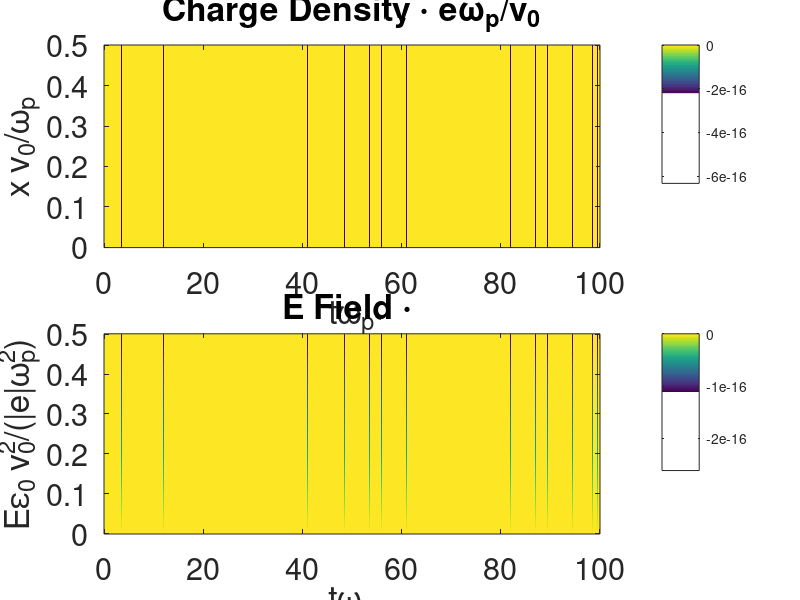
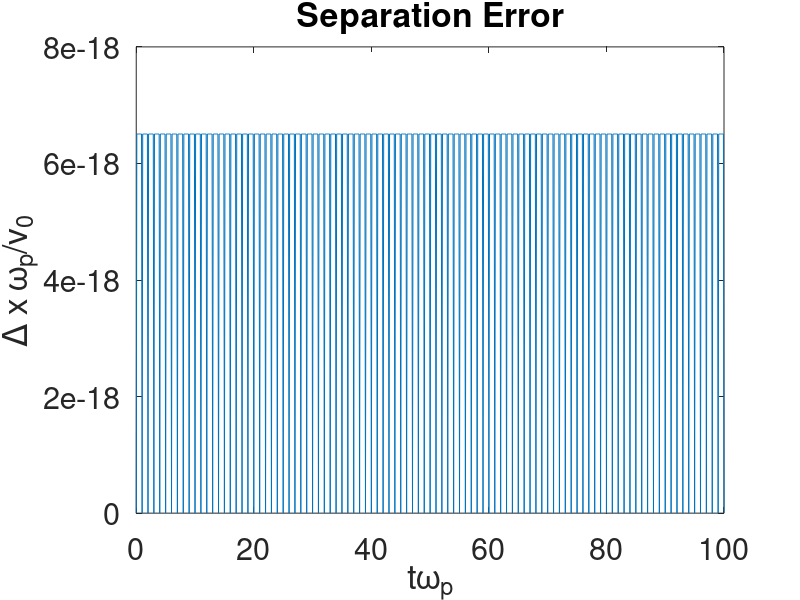
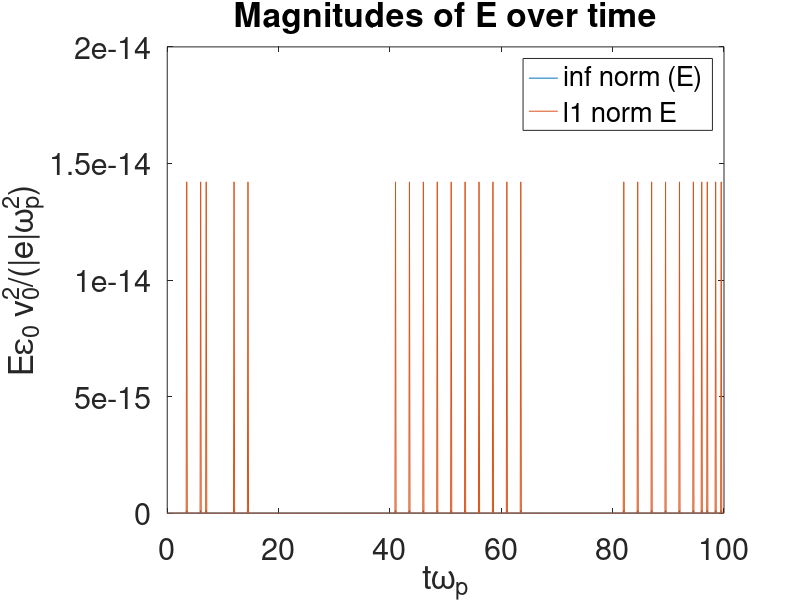

Here is the MATLAB script that generated these plots, in order:
function analytics = postrun
%%%
%%% post run options:
%%%     plot_dephi
%%%     plot_part
%%%     plot_two
%%%     plot_phase
%%%     save_movie
%%%     inter_particle_separation

%%% output: analytics: max force (max(E), l1(E)
load output_data
analytics = zeros([6,1]);
analytics(1:4) = [norm(Etot(:,end),Inf ), norm(Etot(:,end),1),...
    mean(soln(N:end,end)), std(soln(N:end,end))];


tlist = delt*(0:Nt);

if plot_dephi
    % plot density
    figure
    subplot(2,1,1)
    imagesc([0,input_data.tf], [input_data.xmin,input_data.xmin+input_data.L],densitytot)
    colorbar()
    title('Charge Density \cdot e\omega_p/v_0')
    xlabel('t\omega_p')
    ylabel('x v_0/\omega_p')
    set(gca,'fontsize', figure_font,'YDir','normal')

    subplot(2,1,2)
    imagesc([0,input_data.tf], [input_data.xmin,input_data.xmin+input_data.L],Etot)
    colorbar()
    title('E Field \cdot ')
    xlabel('t\omega_p')
    ylabel('E\epsilon_0 v_0^2/(|e|\omega_p^2)')
    set(gca,'fontsize', figure_font,'YDir','normal')
% 
%     subplot(3,1,3)
%     imagesc([0,tf], [xmin,xmin+L],phitot)
%     colorbar()
%     title('Potential \cdot ')
% 
%     xlabel('t\omega_p')
    set(gca,'fontsize', figure_font,'YDir','normal')
    
    if save_movie   
        print([figure_name 'DE'],'-dpng')
    end
end
    
    
%plot particles
if plot_part
figure
plot(tlist,soln(1:N,:),'.')%,delt*1:Nt,soln(2,:),'o')
ylim([0,L])
xlim([0,input_data.tf])
title('Phase space particle positions')
xlabel('t\omega_p')
ylabel('x v_0/\omega_p')
set(gca,'fontsize', figure_font)
% % two particle test

if plot_two && ~isempty(spots)

omega = q*sqrt(1/m/L);
c3 = (spots(2).v + spots(1).v) / 2;
c1 = (spots(1).v - c3)/omega;
c2 = 1/2*(spots(1).x - spots(2).x + L/2);
c4 = spots(1).x - c2;

p1 = c1*sin(omega*tlist) +c2*cos(omega*tlist) + c3*tlist + c4;
p2 = L/2 + c3*tlist + c4 - c1*sin(omega*tlist) - c2 * cos(omega*tlist);
p1 = mod(p1-xmin,L)+xmin; p2 = mod(p2-xmin,L)+xmin;
    
    
    hold on
plot(tlist,p1,'o',tlist,p2,'o')
hold off

legend('p1 computed', 'p2 computed', 'p1 analytic', 'p2 analytic')
end
set(gca,'fontsize', figure_font)
% % end two particle test
end


if plot_phase
    figure
    plot(soln(1,:),soln(N+1,:),'.')
    for n = 1:N
        hold on
        plot(soln(n,:),soln(N+n,:),'.')
        hold off
    end
    ylim([-.005,.005])
    xlim([0,L])
    title('phase space orbits')
    ylabel('v/v_0')
    xlabel('x v_0/\omega_p')
    set(gca,'fontsize', figure_font)
end

if inter_particle_separation
    figure
    xseparation = soln(1:N,:);
    xseparation = reshape(xseparation,[Nv,Nx,Nt+1]);
    
    xseparation = xseparation(:,2:Nx,:) - xseparation(:,1:Nx-1,:);
    xseparation = reshape(xseparation,[Nv*(Nx-1),Nt+1]);
    xseparation = L/2/pi*unwrap((xseparation)'*2*pi/L)';
    xseparation = xseparation - xseparation(:,1)*ones([1,Nt+1]);

    plot(tlist,max(abs(xseparation) ))
    title('Separation Error')
    xlabel('t\omega_p')
    ylabel('\Delta x \omega_p/v_0')
    
    set(gca,'fontsize', figure_font)
    
    analytics(5:6) = [norm(xseparation,Inf), norm(xseparation,1)];
end

if normE
    figure
    maxE = max(abs(Etot));
    plot(tlist, maxE)
    hold on
    plot(tlist,sum(abs(Etot)));
    hold off
    legend('inf norm (E)', 'l1 norm E')
    xlabel('t\omega_p')
    ylabel('E\epsilon_0 v_0^2/(|e|\omega_p^2)')
    title('Magnitudes of E over time')
    set(gca,'fontsize', figure_font)
end

if save_movie
   % anytime we save a figure or movie, we also want a file with key parameters
   filename = [figure_name 'key_parameters.txt'];
   fileID = fopen(filename,'w');
   for ii = 1:length(key_params)
       param_name = key_params{ii};
       fprintf(fileID,[param_name ' = %.02f\n'], eval(param_name) );
   end
   fclose(fileID);
end